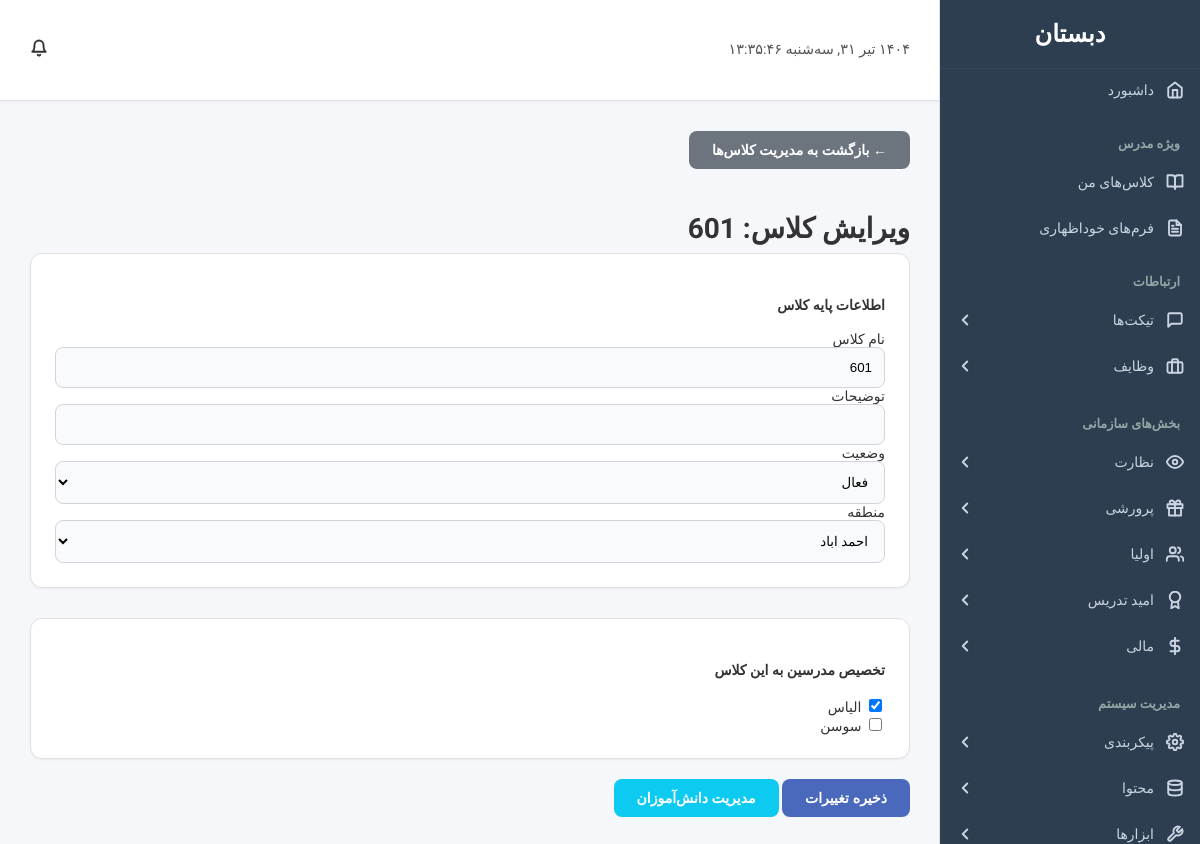
Screenshot of /admin/edit_class.php?class_id=1 (signed in) with the database file from the repository.
### tables this page shows
CREATE TABLE `classes` (
  `id` int(11) NOT NULL,
  `class_name` varchar(100) NOT NULL,
  `description` text DEFAULT NULL,
  `status` enum('active','inactive','archived','disbanded','setup') NOT NULL DEFAULT 'active',
  `region_id` int(11) DEFAULT NULL
);

CREATE TABLE `users` (
  `id` int(11) NOT NULL,
  `first_name` varchar(50) NOT NULL,
  `last_name` varchar(50) NOT NULL,
  `username` varchar(50) NOT NULL,
  `password` varchar(255) NOT NULL,
  `is_admin` tinyint(1) NOT NULL DEFAULT 0,
  `telegram_chat_id` varchar(50) DEFAULT NULL,
  `created_at` datetime DEFAULT current_timestamp()
);

### admin/edit_class.php (the view, shortened to what this page needs)
<?php
require_once "../includes/db.php";
$class_id = $_GET['class_id'];
$class_query = mysqli_query($link, "SELECT * FROM classes WHERE id = $class_id");
$class = mysqli_fetch_assoc($class_query);
$teachers_query = mysqli_query($link, "SELECT id, first_name, last_name FROM users WHERE is_admin = 0 ORDER BY last_name ASC");
$all_teachers = mysqli_fetch_all($teachers_query, MYSQLI_ASSOC);
$current_teachers_query = mysqli_query($link, "SELECT teacher_id FROM class_teachers WHERE class_id = $class_id");
$current_teachers = array_column(mysqli_fetch_all($current_teachers_query, MYSQLI_ASSOC), 'teacher_id');
require_once "../includes/header.php";
?>
<div class="page-content">
    <a href="manage_classes.php" class="btn btn-secondary" style="margin-bottom: 20px;">&larr; بازگشت به مدیریت کلاس‌ها</a>
    <h2>ویرایش کلاس: <?php echo htmlspecialchars($class['class_name']); ?></h2>
    <form action="edit_class.php?class_id=<?php echo $class_id; ?>" method="post">
        <div class="form-container" style="margin-bottom: 30px;">
            <h4>اطلاعات پایه کلاس</h4>
            <div class="form-group">
                <label for="class_name">نام کلاس</label>
                <input type="text" id="class_name" name="class_name" class="form-control" value="<?php echo htmlspecialchars($class['class_name']); ?>">
            </div>
            <div class="form-group">
                <label for="description">توضیحات</label>
                <input type="text" id="description" name="description" class="form-control" value="<?php echo htmlspecialchars($class['description']); ?>">
            </div>
            <div class="form-group">
                <label for="status">وضعیت</label>
                <select name="status" id="status" class="form-control">
                    <option value="active" <?php if($class['status'] == 'active') echo 'selected'; ?>>فعال</option>
                </select>
            </div>
            <div class="form-group">
                <label for="region_id">منطقه</label>
                <select name="region_id" id="region_id" class="form-control">
                    <?php
                    $regions_query = mysqli_query($link, "SELECT id, name FROM regions ORDER BY name");
                    while($region = mysqli_fetch_assoc($regions_query)){
                        $selected = ($class['region_id'] == $region['id']) ? 'selected' : '';
                        echo "<option value='{$region['id']}' {$selected}>" . htmlspecialchars($region['name']) . "</option>";
                    }
                    ?>
                </select>
            </div>
        </div>
        <div class="form-container">
            <h4>تخصیص مدرسین به این کلاس</h4>
            <?php foreach($all_teachers as $teacher): ?>
                <div class="checkbox-group">
                    <input type="checkbox" name="teachers[]" value="<?php echo $teacher['id']; ?>" id="teacher_<?php echo $teacher['id']; ?>"
                        <?php if(in_array($teacher['id'], $current_teachers)) echo 'checked'; ?>>
                    <label for="teacher_<?php echo $teacher['id']; ?>">
                        <?php echo htmlspecialchars($teacher['first_name'] . ' ' . $teacher['last_name']); ?>
                    </label>
                </div>
            <?php endforeach; ?>
        </div>
        <div class="form-group" style="margin-top: 20px;">
            <input type="submit" name="update_class" class="btn btn-primary" value="ذخیره تغییرات">
            <a href="manage_class_students.php?class_id=<?php echo $class_id; ?>" class="btn btn-info">مدیریت دانش‌آموزان</a>
        </div>
    </form>
</div>
<?php
require_once "../includes/footer.php";
?>

### assets/css/style.css (style rules this page uses)
:root { --primary-color: #6a5af9; --primary-hover-color: #5a4bf8; --sidebar-bg: #1e293b; --sidebar-link-color: #cbd5e1; --sidebar-link-hover-color: #ffffff; --sidebar-link-active-bg: rgba(106, 90, 249, 0.1); --sidebar-link-active-border: #6a5af9; --background-color: #f1f5f9; --widget-bg: #ffffff; --text-color: #0f172a; --text-muted: #64748b; --border-color: #e2e8f0; --danger-color: #ef4444; --success-color: #22c55e; --font-family: 'Vazirmatn', sans-serif; --shadow-sm: 0 1px 2px 0 rgb(0 0 0 / 0.05); --shadow-md: 0 4px 6px -1px rgb(0 0 0 / 0.1), 0 2px 4px -2px rgb(0 0 0 / 0.1); --shadow-lg: 0 10px 15px -3px rgb(0 0 0 / 0.1), 0 4px 6px -2px rgb(0 0 0 / 0.1); --radius-md: 0.5rem; --radius-lg: 0.75rem; }
body { font-family: var(--font-family); background-color: var(--background-color); direction: rtl; text-align: right; margin: 0; font-size: 14px; color: var(--text-color); -webkit-font-smoothing: antialiased; -moz-osx-font-smoothing: grayscale; }
.btn { padding: 10px 22px; border: 1px solid transparent; border-radius: var(--radius-md); cursor: pointer; font-size: 14px; font-weight: 600; transition: all 0.2s ease; text-decoration: none; display: inline-flex; align-items: center; gap: 8px; }
.btn-primary { background-color: var(--primary-color); color: white; }
.btn-secondary { background-color: #6c757d; color: white; }
.btn-info { background-color: #0dcaf0; color: white; }
.form-container, .table-container, .widget { background: var(--widget-bg); padding: 24px; border-radius: var(--radius-lg); box-shadow: var(--shadow-sm); border: 1px solid var(--border-color); }
.form-control { width: 100%; padding: 12px; border: 1px solid #d1d5db; border-radius: var(--radius-md); box-sizing: border-box; transition: all 0.2s; background: #f9fafb; }
.page-content > h2 { font-size: 1.75rem; font-weight: 700; margin-bottom: 8px; }

### assets/css/dashboard.css (style rules this page uses)
:root { --primary-color: #4a69bd; --sidebar-bg: #2c3e50; --sidebar-text: #ecf0f1; --sidebar-hover-bg: #34495e; --main-bg: #f5f7fa; --text-color: #333; --border-color: #e0e0e0; }
body { display: flex; height: 100vh; overflow: hidden; }

### rows the page displays
classes: class_name "601", status "فعال"
users: id "☑", first_name+last_name "الیاس"
users: first_name+last_name "سوسن"

### other values shown
form field region_id "احمد اباد"
